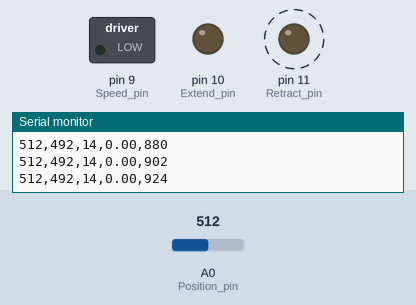
Bench run of a sketch on a simulated Arduino Nano, built with avr-gcc and run on an emulated ATmega328P. Shown: switched loads named in the sketch (green lamp = pin HIGH), output pins drawn as LEDs (lit = HIGH), the last lines printed to the serial monitor. Dashed ring = blinking. Inputs (shaded band) come from the test bench; at power-on: A0 (Position_pin) = 512. Pins used as bus, display or sensor lines are not drawn.

Above: at 0.98 s.
1.4 s: A0 (Position_pin) set to 484
4.4 s: A0 (Position_pin) set to 122
At 4.72 s:
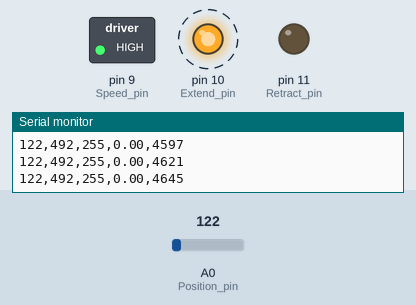
7.4 s: A0 (Position_pin) set to 0
At 7.56 s:
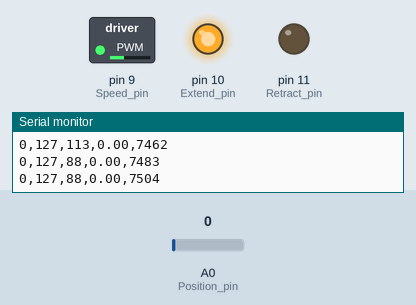
10.4 s: A0 (Position_pin) set to 306
At 11.02 s:
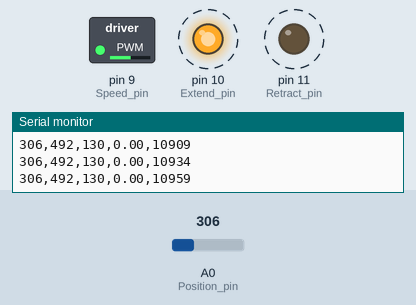
13.4 s: A0 (Position_pin) set to 40
16.4 s: A0 (Position_pin) set to 105
At 16.85 s:
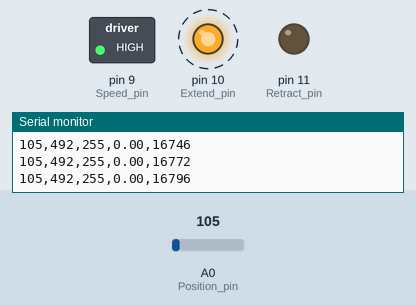
19.4 s: A0 (Position_pin) set to 113
Timing chart, 0 to 23.4 s (numbered marks = the images above; inputs shaded):
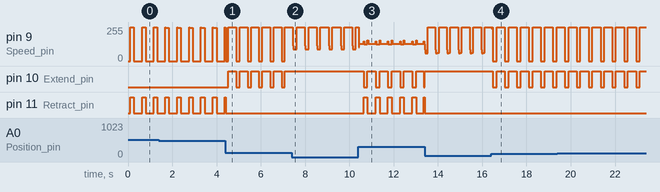

Measured:
- after the input at 4.4 s, pin 10 (Extend_pin): alternates HIGH for 0.36 s and LOW for 0.15 s, starting after 0.13 s
- after the input at 7.4 s, pin 10 (Extend_pin): stops changing and stays HIGH
- after the input at 10.4 s, pin 10 (Extend_pin): alternates HIGH for 0.37 s and LOW for 0.17 s, starting after 0.24 s; pin 11 (Retract_pin): alternates HIGH for 0.17 s and LOW for 0.37 s, starting after 0.24 s
- after the input at 16.4 s, pin 10 (Extend_pin): alternates HIGH for 0.37 s and LOW for 0.17 s, starting after 0.09 s
- by itself, pin 9 (Speed_pin): alternates 255/255 for 0.37 s and 0/255 for 0.16 s

The sketch:

PID_Controller_Data_Export.ino
```cpp
/*
Position Control on Science Fun Youtube Video
https://www.youtube.com/watch?v=c7JtfogOsTQ&t=307s

PID Controller Based on Ian Carey Youtube video
https://www.youtube.com/watch?v=RZW1PsfgVEI

When Serial Data is in CSV format. Column Order Actual ADC, Target ADC, Time
*/

// Pins
const int Extend_pin = 10;     // connect to motor control board IN2
const int Retract_pin = 11;     // connect to motor control board IN1
const int Position_pin = A0;   // Potentiometer Position
const int Pressure_pin = A6;   // Pressure
const int Speed_pin = 9;       // PWM pin to set speed. Coneect to motor control baord pin ENA
const int Trigger_Pin = 8;      // Sends 5V signal at start of Sketch to signal Labview that the motor has started.

// Location Variables
float Desired_location;          // Distance of desired location
int Desired_POT;               // Potentiometer Value at desired location
float Home_location;             // Distance of home location
int Home_POT;                  // Potentiometer Value at home location
int headingTo;                // Variable assigned the desired or home pot values

// Motor and Potentiometer Specs
int Motor_PWM;                 // Set Motor Speed
int min_PWM;                   // Experimentally determined minimun PWM motr will move at
int pot_Max_ADC = 1023;        // Potentiometre ADC value at Full Extension
int pot_Min_ADC = 0;           // Potentiometer ADC Value at Full Retraction


// Timing
unsigned long nextTime;
int timeExtend = 700/2;           // milliseconds
int timeRetract = 300/2;          // milliseconds

// PID Control
double dt, last_time;
double integral, previous, output = 0;
double kp, ki, kd;

// Speed Tracking
double location = 0;
double prevLocation = 0;

void setup() {
  pinMode(Extend_pin, OUTPUT);
  pinMode(Retract_pin, OUTPUT);
  pinMode(Speed_pin, OUTPUT);
  pinMode(Trigger_Pin, OUTPUT);

  // Start with Actuator Motor Off In Both Directions
  digitalWrite(Extend_pin, LOW);
  digitalWrite(Retract_pin, LOW);

  // Set Desired and Home Locations and Potentiometer values
  Desired_location = 0.963;                                                                          // inches
  Desired_location = constrain(Desired_location, 0, 2);                                             // only accept values from 0 to 2 inches
  Desired_POT = map(Desired_location*1000, 0*1000 , 2*1000, pot_Min_ADC, pot_Max_ADC);              // map distance to POT values. 1000 multiplier converts floats into int for map()
  Home_location = 0.25;                                                                              // inches
  Home_location = constrain(Home_location, 0, 2);                                                   // only accept values from 0 to 2 inches
  Home_POT = map(Home_location*1000, 0*1000 , 2*1000, pot_Min_ADC, pot_Max_ADC);                    // map distance to POT values. 1000 multiplier converts floats into int for map()
  headingTo = Desired_POT; // start with an extension

  // PID Control
  min_PWM = 50;            // Experimentally determined lowest PWM motor will move at
  bool airGains = true;
  if (airGains) { // Working Fluid: Air
    kp = 0.7;
    ki = 0.01;
    kd = 0.01;
  } else if (!airGains) { // Working Fluid: Water
    kp = 0.7; // TODO: Tune
    ki = 0.00;
    kd = 0.00;
  }
  last_time = 0;

// Trigger Labview
digitalWrite(Trigger_Pin, HIGH);
delay(100);                       // allow time for trigger to be read
  // Start Serial Monitor
  Serial.begin(9600);


// Column Headers for Serial Monitor CSV Output
Serial.print("Actual_POT");
  Serial.print(",");
  Serial.print("headingTo");
  Serial.print(",");
  Serial.print("Motor_PWM");
  Serial.print(",");
  Serial.print("cmSpeed");
  Serial.print(",");
  Serial.println("Run Time");
}

void loop() {

  unsigned long currentTime = millis();
  // PID timing for derivatives and integral
  dt = (currentTime - last_time)/1000.0;  // change in time dt in seconds
  if (dt <= 0) dt = 0.00001;                  // Protect against divide-by-zero
  last_time = currentTime;         // saves previus currentTime to be subtracted in previous line


  // timing determines location actuator moves to
  // Value of headingTo swaps between Desired_POT and Home_POT after custom amount of time
  if (currentTime > nextTime) {
    if (headingTo == Desired_POT) {
      headingTo = Home_POT;
      // reset integral and derivative values for new location
      integral = 0;
      previous = 0;
      nextTime = currentTime + timeRetract;
    } else {
      headingTo = Desired_POT;
      // reset integral and derivative values for new location
      integral = 0;
      previous = 0;
      nextTime = currentTime + timeExtend;
    }
  }

  // PID function to determine motor speed
  int Actual_POT = analogRead(Position_pin);
  double error = headingTo - Actual_POT;    // error = input-output

// Set Motor Speed based on PID. Constrained between min and max of PWM range
  double pid_output = pid(error); //signed result

 // Motor Function
 move_To_Position(pid_output);    // run motor function

// Speed Tracking
double location = Actual_POT/1023.0*2.0*2.54; //Distance of potentiometer wiper, in cm.
double cmSpeed = (location - prevLocation)/dt;
prevLocation = location;

// Estimating volumetric flow rate
double syringeDiameter = 6.49; //550 cc syringe: 6.49 cm, 60 cc syringe: 2.84 cm
double volFlowRate = cmSpeed*PI/4.0*sq(syringeDiameter);


bool debugMode = false; // Set to false for CSV output
  if (debugMode) {
  // Full human-readable debug output
  Serial.print("Actual:");
  Serial.print(Actual_POT);
  Serial.print("\tTarget:");
  Serial.print(headingTo);
  Serial.print("\tError: ");
  Serial.print(error);
  Serial.print("\tPWM Output: ");
  Serial.print(Motor_PWM);
  Serial.print("\tSpeed (cm/s):");
  Serial.println(cmSpeed);
  Serial.print("\tFlow Rate (cc/s):");
  Serial.println(volFlowRate);
  Serial.print("\tPressure Reading: ");
  Serial.print(analogRead(A5));
  Serial.print("\tTime Elapsed: ");
  Serial.println(millis());
} else {
  // CSV format for data logging
  Serial.print(Actual_POT);
  Serial.print(",");
  Serial.print(headingTo);
  Serial.print(",");
  Serial.print(Motor_PWM);
  Serial.print(",");
  Serial.print(cmSpeed);
  Serial.print(",");
  Serial.println(millis());
}

 //delay(10); // prevent jiggling
}


// Function For Moving To Desired Position
void move_To_Position(double pid_output){          // plug in pid

  Motor_PWM = constrain(abs(pid_output), 0, 255);

  if (Motor_PWM < min_PWM) { // do nothing if PID is below range of motor
    digitalWrite(Extend_pin, LOW);
    digitalWrite(Retract_pin, LOW);
    analogWrite(Speed_pin, 0);
    return;
  }

  if (pid_output > 0){   // headingTo is > than actual
    // extend
    digitalWrite(Extend_pin, HIGH);
    digitalWrite(Retract_pin, LOW);
  }

  else{
    // If headingTo < actual
    // retract
      digitalWrite(Extend_pin, LOW);
      digitalWrite(Retract_pin, HIGH);
    }

analogWrite(Speed_pin, Motor_PWM);

}

// PID Function
double pid(double error)
{
  double proportional = error;                    // Kp*error
  integral += error * dt;                         // Ki*sum of errors
  double derivative = (error - previous) / dt;    // Kd*change in error
  previous = error;
  // integral and derivative gains are constrained
  double output = (kp * proportional) + constrain((ki * integral),-25, 25) + constrain((kd * derivative), -25, 25);
  return output;
}
```
